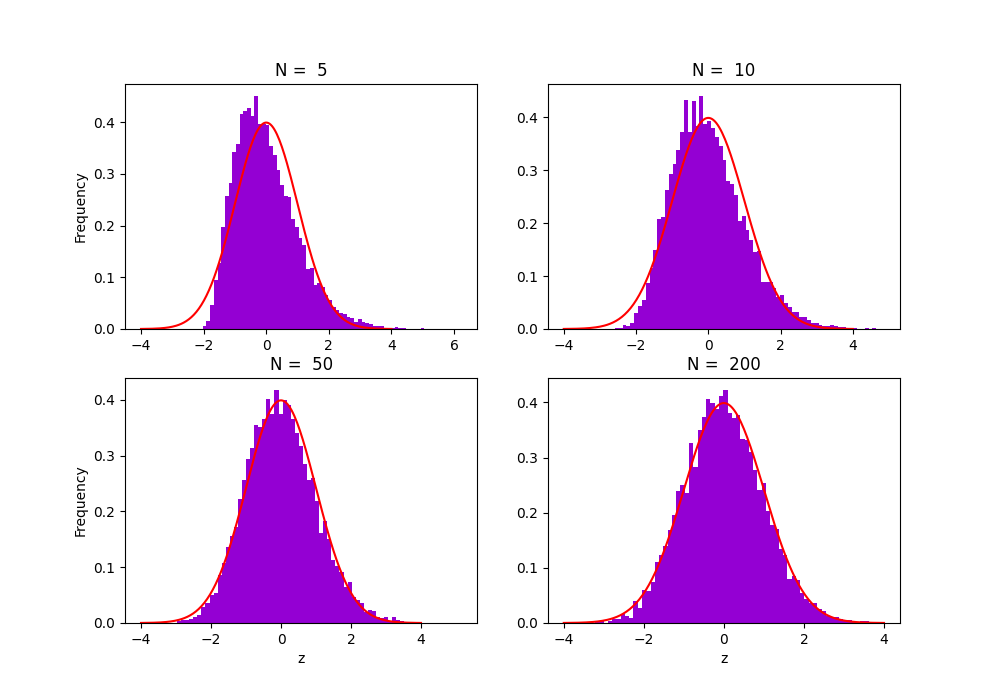

Python code for this plot:
# PS3 -- Dario Loprete -- [email redacted]
# PROBLEM 4 - part 1

# imported packages
import numpy as np
import matplotlib.pyplot as plt


M = 10000                       # number of samples
N_values = [5, 10, 50, 200]     # sample size (increasing values)

# Definition of function that generates the data
def data (sample_size, number_samples):
    y_set = []
    z_set = []
    for i in range(number_samples):
        x = np.random.exponential(scale = 1., size = sample_size)
        y = np.mean(x)
        z = np.sqrt(sample_size) * (y - 1)
        y_set.append(y)
        z_set.append(z)
    return y_set, z_set

# Definition of function for the gaussian distribution
def gauss(x, mean, sigma):
    return 1./(np.sqrt(2*np.pi) * sigma) * np.exp(-0.5 * (x - mean)**2/sigma**2) 

# Arrays which will contain the data to be plotted
z_histo = []
x_gauss_plot = []
z_gauss_plot = []

# Generation of the data
for N in N_values:

    # Generation of values for the variable z 
    histo_data = data(N,M)[1]                               
     
    # Generation of values for the plotting of the gaussian distribution
    mu, sigma = 0, 1
    x_gauss = np.linspace(mu -4*sigma, mu + 4*sigma, 200)
    z_gauss = gauss(x_gauss, mu, sigma)

    # Saving the data for the plot
    z_histo.append(histo_data)
    x_gauss_plot.append(x_gauss)
    z_gauss_plot.append(z_gauss)
    
    
# Plotting of results
fig, axes = plt.subplots(2, 2, figsize=(10, 7))
axes = axes.flatten()

for i in range(len(N_values)):
    axes[i].hist(z_histo[i], bins = 70, density=True, color = 'darkviolet')
    axes[i].plot(x_gauss_plot[i], z_gauss_plot[i], color = 'red')
    axes[i].set_title(f'N =  {N_values[i]}',)
    
    if i == 2 or i == 3:
        axes[i].set_xlabel("z")

    if i == 0 or i == 2:
        axes[i].set_ylabel("Frequency")    

plt.savefig("prob_4_1.png")
